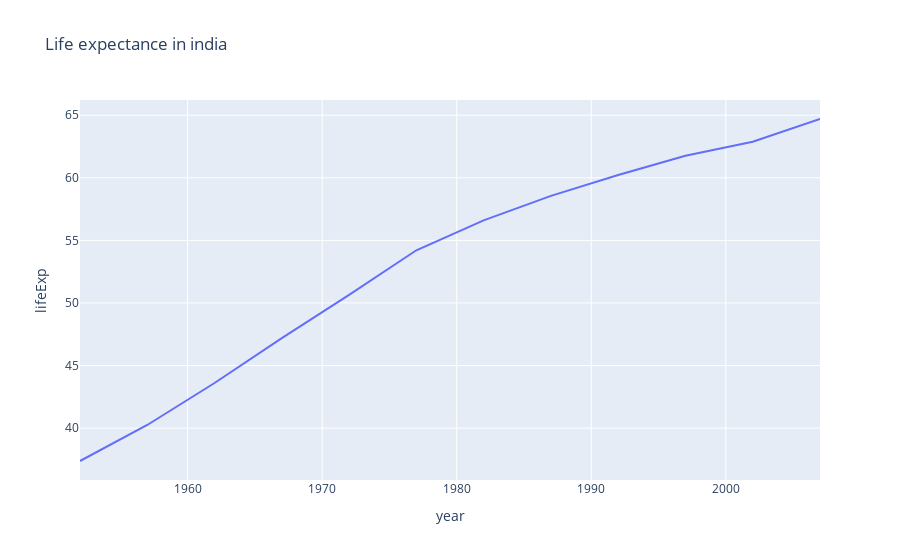

This figure's notebook cell:
### Code cell
#line charts
import plotly.express as px
#df=px.data.gapminder()
# print(df.columns)
# print(df.index)
# print(df.to_string)
df=px.data.gapminder().query("country=='India'")
fig=px.line(df,x="year",y="lifeExp",title="Life expectance in india")
fig.show()

### Figure 1 — Plotly figure (JSON) as saved in the notebook; plotly's stock layout.template omitted (floating-point values rounded to 4 significant figures)
{"data": [{"hovertemplate": "year=%{x}<br>lifeExp=%{y}<extra></extra>", "legendgroup": "", "line": {"color": "#636efa", "dash": "solid"}, "marker": {"symbol": "circle"}, "mode": "lines", "name": "", "orientation": "v", "showlegend": false, "type": "scatter", "x": [1952, 1957, 1962, 1967, 1972, 1977, 1982, 1987, 1992, 1997, 2002, 2007], "xaxis": "x", "y": [37.37, 40.25, 43.6, 47.19, 50.65, 54.21, 56.6, 58.55, 60.22, 61.77, 62.88, 64.7], "yaxis": "y"}], "layout": {"legend": {"tracegroupgap": 0}, "title": {"text": "Life expectance in india"}, "xaxis": {"anchor": "y", "domain": [0, 1], "title": {"text": "year"}}, "yaxis": {"anchor": "x", "domain": [0, 1], "title": {"text": "lifeExp"}}}}
